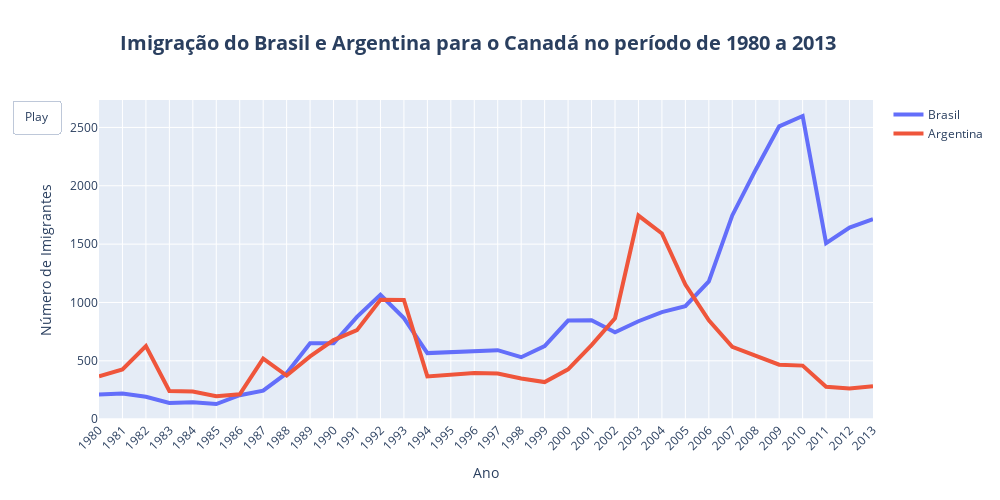

This figure's notebook cell:
### Code cell
import plotly.graph_objects as go

# Supondo que df_america_do_sul_final seja o DataFrame que você está usando
fig = go.Figure()

# Adicionando traços para Brasil e Argentina
fig.add_trace(
    go.Scatter(x=df_america_do_sul_final.index, y=df_america_do_sul_final['Brasil'], mode='lines', name='Brasil', line=dict(width=4))
)
fig.add_trace(
    go.Scatter(x=df_america_do_sul_final.index, y=df_america_do_sul_final['Argentina'], mode='lines', name='Argentina', line=dict(width=4))
)

# Atualizando o layout
fig.update_layout(
    title=dict(
        text='<b>Imigração do Brasil e Argentina para o Canadá no período de 1980 a 2013</b>',
        x=0.12,
        xanchor='left',
        font=dict(size=20)
    ),
    xaxis={'tickangle': -45},
    xaxis_title='Ano',
    yaxis_title='Número de Imigrantes',
    updatemenus=[dict(
        type='buttons',
        showactive=False,
        buttons=[dict(
            label='Play',
            method='animate',
            args=[None, {'frame': {'duration': 1000, 'redraw': True}, 'fromcurrent': True}]
        )]
    )],
    width=1000,
    height=500
)

# Criando os frames para a animação
frames = []
for i in range(len(df_america_do_sul_final)):
    frame_data = [
        go.Scatter(x=df_america_do_sul_final.index[:i+1], y=df_america_do_sul_final['Brasil'][:i+1], mode='lines', name='Brasil', line=dict(width=4)),
        go.Scatter(x=df_america_do_sul_final.index[:i+1], y=df_america_do_sul_final['Argentina'][:i+1], mode='lines', name='Argentina', line=dict(width=4))
    ]
    frame = go.Frame(data=frame_data)
    frames.append(frame)
fig.frames = frames

# Mostrando a figura
fig.show()

### Figure 1 — Plotly figure (JSON) as saved in the notebook; plotly's stock layout.template omitted (floating-point values rounded to 4 significant figures)
{"data": [{"line": {"width": 4}, "mode": "lines", "name": "Brasil", "type": "scatter", "x": ["1980", "1981", "1982", "1983", "1984", "1985", "1986", "1987", "1988", "1989", "1990", "1991", "1992", "1993", "1994", "1995", "1996", "1997", "1998", "1999", "2000", "2001", "2002", "2003", "2004", "2005", "2006", "2007", "2008", "2009", "2010", "2011", "2012", "2013"], "y": [211, 220, 192, 139, 145, 130, 205, 244, 394, 650, 650, 877, 1066, 866, 566, 572, 586, 591, 531, 626, 845, 847, 745, 839, 917, 969, 1181, 1746, 2138, 2509, 2598, 1508, 1642, 1714]}, {"line": {"width": 4}, "mode": "lines", "name": "Argentina", "type": "scatter", "x": ["1980", "1981", "1982", "1983", "1984", "1985", "1986", "1987", "1988", "1989", "1990", "1991", "1992", "1993", "1994", "1995", "1996", "1997", "1998", "1999", "2000", "2001", "2002", "2003", "2004", "2005", "2006", "2007", "2008", "2009", "2010", "2011", "2012", "2013"], "y": [368, 426, 626, 241, 237, 196, 213, 519, 374, 538, 678, 763, 1023, 1022, 366, 380, 396, 391, 349, 318, 427, 635, 865, 1745, 1591, 1153, 847, 620, 540, 467, 459, 278, 263, 282]}], "layout": {"height": 500, "title": {"font": {"size": 20}, "text": "<b>Imigração do Brasil e Argentina para o Canadá no período de 1980 a 2013</b>", "x": 0.12, "xanchor": "left"}, "updatemenus": [{"buttons": [{"args": [null, {"frame": {"duration": 1000, "redraw": true}, "fromcurrent": true}], "label": "Play", "method": "animate"}], "showactive": false, "type": "buttons"}], "width": 1000, "xaxis": {"tickangle": -45, "title": {"text": "Ano"}}, "yaxis": {"title": {"text": "Número de Imigrantes"}}}}
